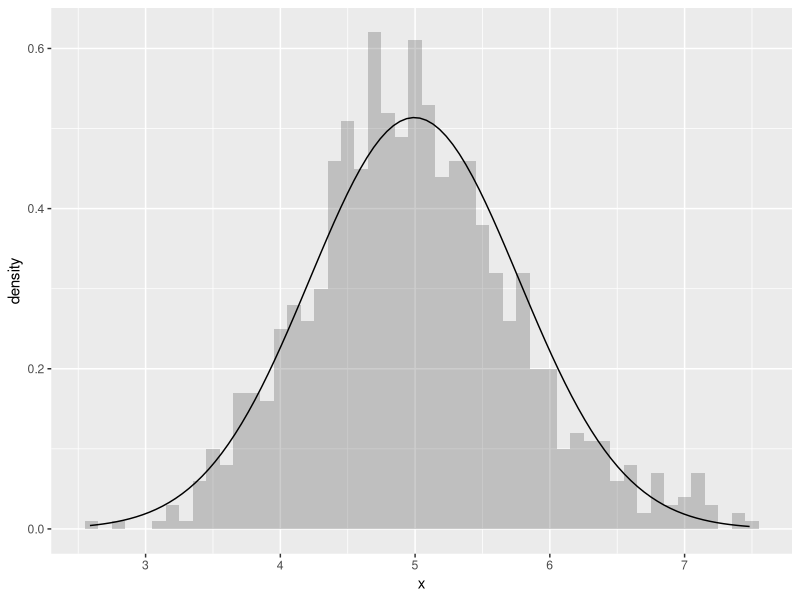
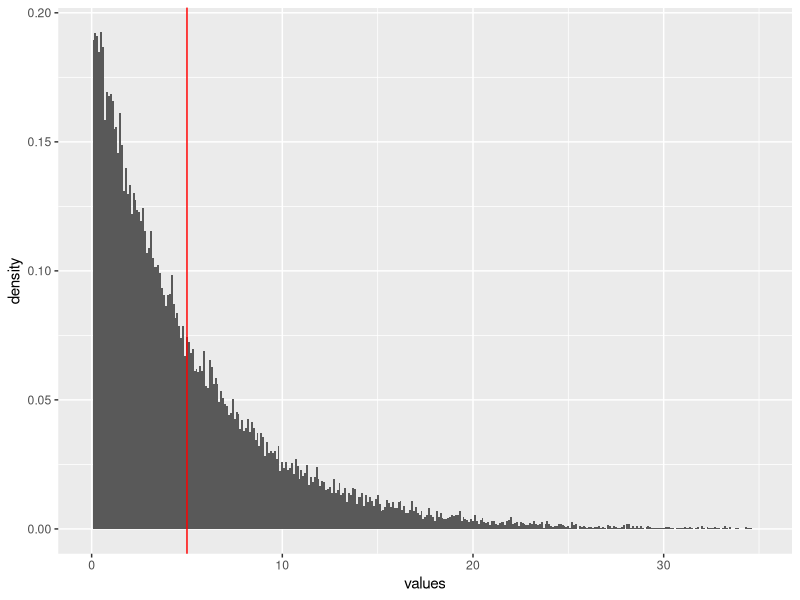

R code for these plots, in order: (Note: this script raises an error after producing the figures.)
## Generate samples 
nosim <- 1000 # number simulations
n <- 40
lambda <- 0.2 

m.dist <- 1/lambda
sd.dist <- 1/lambda

ALL <- rexp(nosim*n, lambda)
MEAN <- matrix(ALL, nosim)

means <- apply(MEAN, 1, mean)

m.all <- mean(ALL)
m.means <- mean(means)

sd.all <- sd(ALL)
sd.n <- sd.all/sqrt(n)
sd.means <- sd(means)

library(ggplot2)

DF <- data.frame(x=means)
ggplot(DF, aes(x=x)) + geom_histogram(alpha=0.3,binwidth=.1, aes(y= ..density..)) + stat_function(fun=dnorm, args=list(mean=m.means, sd=sd.means)) 

DF.ALL <- data.frame(values=ALL)
ggplot(DF.ALL, aes(x=values)) + geom_histogram(binwidth=.1, aes(y= ..density..)) + xlim(0, 35) + geom_vline(aes(xintercept=5), colour="red")

##############

library(datasets)

summary(ToothGrowth)

## shows clusters
ggplot(data=tg, aes(x=len, y=dose, group=supp, colour=supp)) +
    geom_point() 

# pre analysis on data

tg <- ToothGrowth
tg$dose <- factor(tg$dose)
tg$supp <- factor(tg$supp)


# http://cran.rstudio.com/web/packages/dplyr/vignettes/introduction.html
# http://www.cookbook-r.com/Graphs/index.html


#####
library(datasets)
library(ggplot2)
library(plyr)

calc_interval <- function(x, conf) {
    quantile <- 1-(1-conf)/2
    n <- length(x)
    sdn <- sd(x)/sqrt(n)
    m <- mean(x)
    interval <- (m+c(-1,1)*qnorm(quantile)*sdn)    
    list(quantile=quantile, n=n, sd=sdn, m=m, interval=interval)
} 

confidence <- 0.95 

# function to calculate normal densities given data frame containg "type", "m" mean and "sd" sample's standard deviation
calc_normal <- function(nt) {
    ddply(norm.type, "type", function(df) {
        data.frame( 
            predicted = len.x,
            density = dnorm(len.x, mean=df$m, sd=df$sd)
        )
    })
}

data.supp <- data.frame()
for (supp in levels(tg$supp)) {
    x <- tg[tg$supp==supp,"len"]
    l <- calc_interval(x, confidence)
    data.supp <- rbind(data.supp, data.frame(x=x, type=supp))
    print(sprintf("Supplement: %s, mean: %f, sd: %f, size: %d, range:[%f, %f]", supp, l$m, l$sd, l$n, l$interval[1], l$interval[2]))
}

t.test(subset(data.supp, type=="OJ")$x, subset(data.supp, type="VC")$x)

data.type <- data.frame()  # dataframe containg data per type (i.e. per dose)
norm.type <- data.frame()  # dataframe containg summarized for normal distribution per type (i.e. per dose)
for (dose in levels(tg$dose)) {
    x <- tg[tg$dose==dose,"len"]
    ds <- data.frame(x=x, type=dose)  
    data.type <- rbind(data.type, ds)
    
    l <- calc_interval(x, confidence)
    norm.type <- rbind(norm.type, data.frame(m=l$m, sd=l$sd, type=dose)) # data for normal distribution of sample
    
    print(sprintf("Dosage: %s mg, mean: %f, sd: %f, size: %d, range:[%f, %f]", dose, l$m, l$sd, l$n, l$interval[1], l$interval[2]))
}

apply(combn(levels(data.type$type),2, simplify=T), 2, function(t) {c(t, t.test(x ~ type, data=subset(data.type, type %in% t))$conf)})


# Calculate normal values for reference 
len.min <- min(tg$len) # minimum length
len.max <- max(tg$len) # maximum legth
len.x <- seq(len.min, len.max, length=100) # range of lengths from min to max 

normaldens <- calc_normal(norm.type) # normal densities for the corresponding types

# plot histogram and corresponding normal distributions in separated frames
ggplot(data.type, aes(x=x, fill=type)) +  geom_histogram(alpha = 0.5, aes(y = ..density..), position = 'identity') +
    geom_line(data=normaldens, aes(x = predicted, y=density)) +
    facet_wrap(~ type, ncol=3)

# plot histogram and normal distributions altogether
ggplot(data.type, aes(x=x, fill=type)) +  geom_histogram(alpha = 0.5, aes(y = ..density..), position = 'identity') +
    geom_line(data=normaldens, aes(x=predicted, y=density, color=type)) 


data.type <- data.frame()  # reset dataframe containg data per type (i.e. per dose and supp)
norm.type <- data.frame()  # reset dataframe containg summarized for normal distribution per type (i.e. per dose and supp)
for (dose in levels(tg$dose)) {
    for (supp in levels(tg$supp)) {
        x <- tg[tg$supp==supp & tg$dose==dose,"len"] # filter supp and dose
        l <- calc_interval(x, confidence)
        
        ds <- data.frame(x=x, type=paste(supp,dose,sep="-")) # type defined as composition supp "-" dose
        data.type <- rbind(data.type, ds)
        norm.type <- rbind(norm.type, data.frame(m=l$m, sd=l$sd, type=paste(supp,dose,sep="-"))) # type defined as composition supp "-" dose
        
        print(sprintf("Supplement:%s, Dosage: %s mg, mean: %f, sd: %f, size: %d, range:[%f, %f]", supp, dose, l$m, l$sd, l$n, l$interval[1], l$interval[2]))
    }
}

d <- subset(data.type, type %in% c("OJ-1", "OJ-2")); t.test( x ~ type, data=d)
t.test(x ~ type, data=subset(data.type, type %in% c("OJ-1", "VC-2")))

apply(combn(levels(data.type$type),2, simplify=T), 2, function(t) {t.test(x ~ type, data=subset(data.type, type %in% t))})


apply(combn(levels(data.type$type),2, simplify=T), 2, function(t) {
    conf <- t.test(x ~ type, data=subset(data.type, type %in% t))$conf
    c(t, conf, ifelse(conf[1]*conf[2]>0,"OK","UNCONFIRMED"))
})
